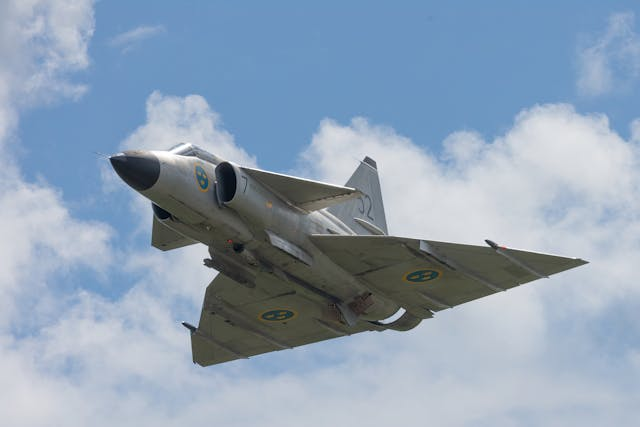
#> input picture data/pexels-saab-39.jpg, 640 x 427 px, found by its file name
$ python 17.py
#> lines starting #> are read from the running program, lines starting #| are printed output that depends on the picture
import cv2 as cv
import os
import matplotlib.pyplot as plt
import numpy as np

def affineTransform():
    root = os.getcwd()
    imgPath = os.path.join(root, "data\\pexels-saab-39.jpg")
    img = cv.imread(imgPath)
#> img is the input picture: shape (427, 640, 3); mean B, G, R 180.8, 161.2, 143.1
    img = cv.cvtColor(img, cv.COLOR_BGR2RGB)

    height,width ,_ = img.shape
#> height = 427; width = 640

    p1 = np.array([[100,100], [900,100], [100,900]], dtype=np.float32)
    p2 = np.array([[50,150], [900,100], [150,800]], dtype=np.float32)
    T = cv.getAffineTransform(p1, p2)
    imgTr = cv.warpAffine(img, T, (width, height))
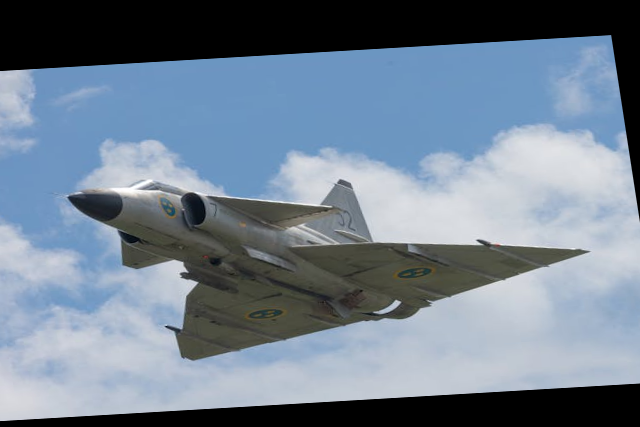
#> imgTr: shape (427, 640, 3); mean R, G, B 114.4, 129.3, 145.1
    plt.figure()
    plt.subplot(121)
    plt.imshow( imgTr)
    plt.subplot(122)
    plt.imshow( img)
    plt.show()
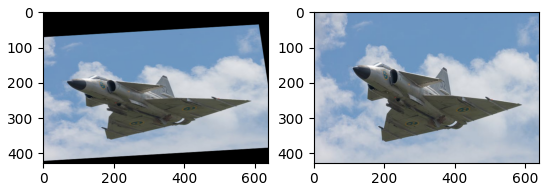
#> figure drawn by matplotlib, 2 panels

if __name__ == "__main__":
    affineTransform()

$ run again, with data/pexels-saab-340.jpg copied over data/pexels-saab-39.jpg
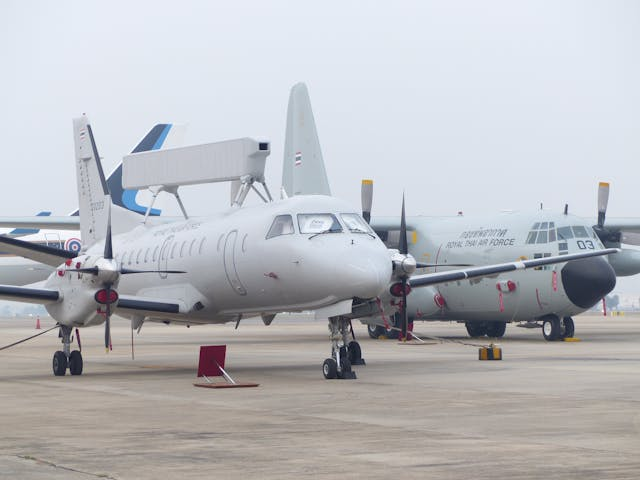
#> input picture data/pexels-saab-340.jpg, 640 x 480 px, found by its file name
#> in affineTransform, img is the input picture: shape (480, 640, 3); mean B, G, R 190.4, 185.9, 184.5
#> in affineTransform, `imgTr = cv.warpAffine(img, T, (width, height))`:
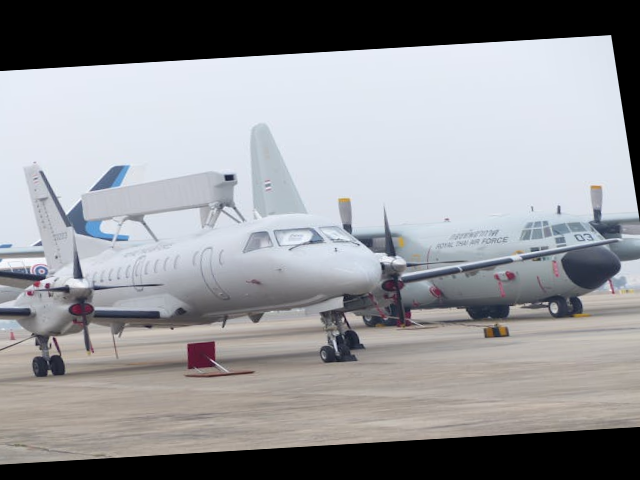
#> imgTr: shape (480, 640, 3); mean R, G, B 148.9, 149.9, 153.6
#> in affineTransform, `plt.show()`:
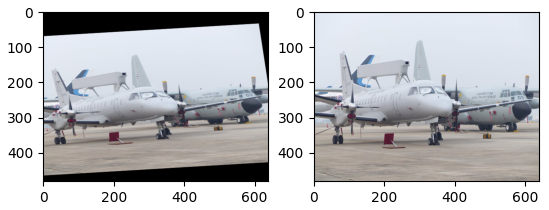
#> figure drawn by matplotlib, 2 panels
